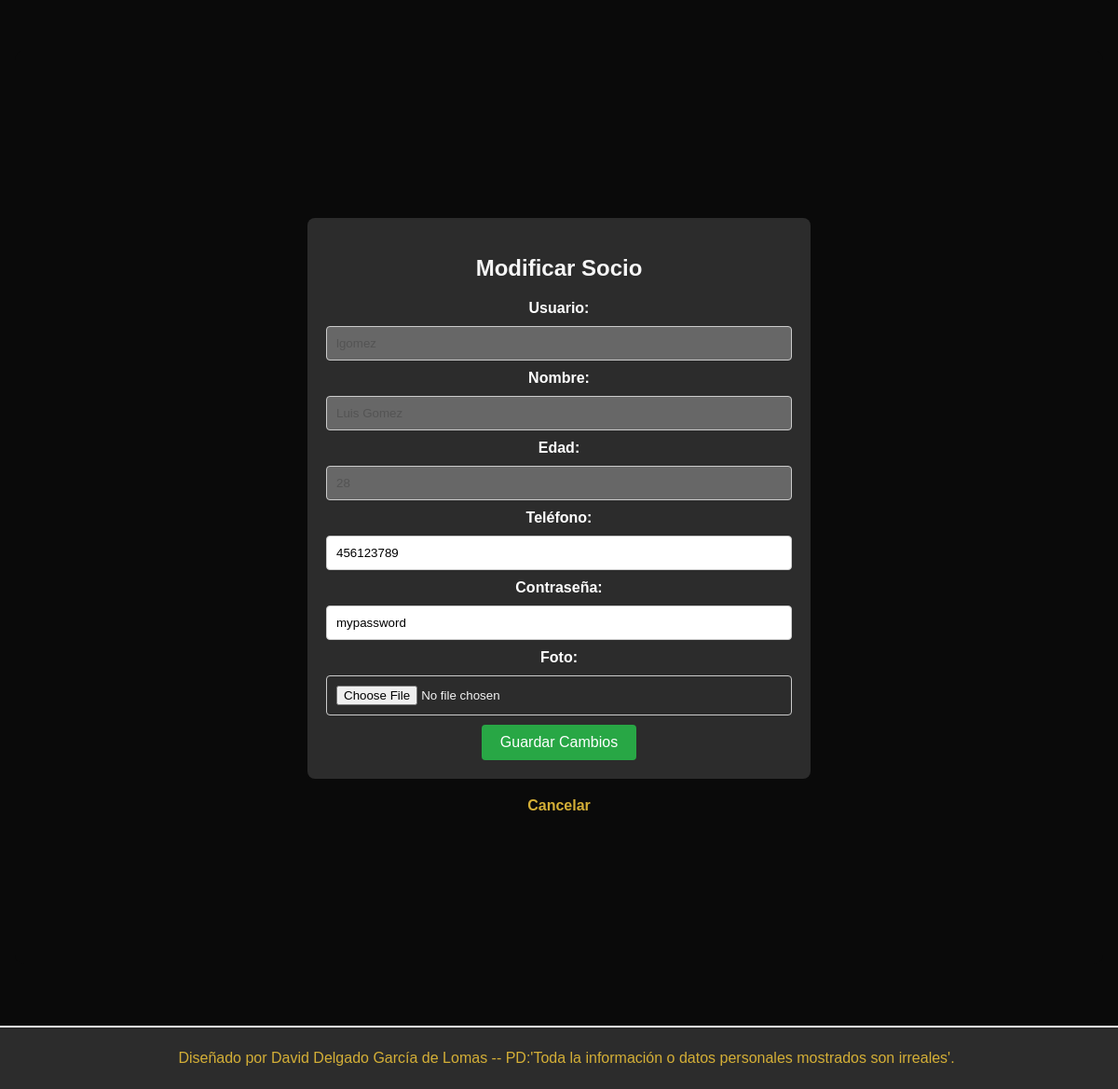
Page /php/socios/socios_formulario.php (signed in, lower part) on the earlier database version.
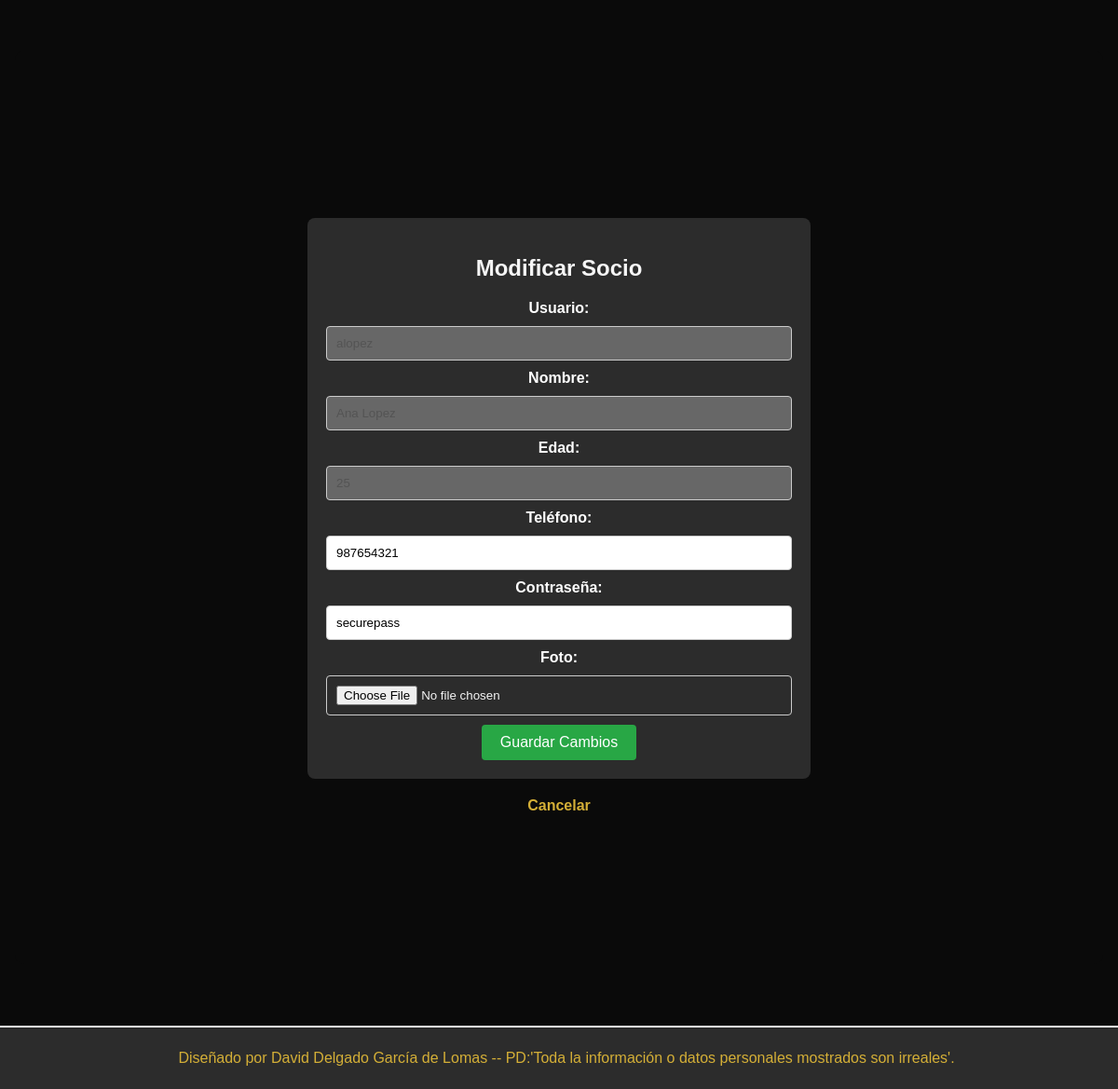
Same page on the later database version.
### tables this page shows
CREATE TABLE socio (
    id_socio INT NULL AUTO_INCREMENT PRIMARY KEY,
    nombre VARCHAR(100) NOT NULL,
    edad INT NOT NULL,
    contrasena VARCHAR(255) NOT NULL,
    usuario VARCHAR(50) UNIQUE NOT NULL,
    telefono VARCHAR(15) NOT NULL,
    role ENUM('admin', 'user') NOT NULL DEFAULT 'user',
    foto VARCHAR(255)
);

### php/socios/socios.php (called while the page is built, shortened)
<?php
function obtenerDatosSocio($id) {
    global $nombre_db, $nombre_host, $nombre_usuario, $password_db;
    $conexion = conectar($nombre_host, $nombre_usuario, $password_db, $nombre_db);
    $stmt = $conexion->prepare("SELECT id_socio, usuario, nombre, edad, telefono, contrasena, foto FROM socio WHERE id_socio = ?");
    $stmt->bind_param("i", $id);
    $stmt->execute();
    $resultado = $stmt->get_result();
    $datosSocio = null;
    if ($resultado->num_rows > 0) {
        $datosSocio = $resultado->fetch_assoc();
    }
    return $datosSocio;
}
?>

### php/socios/socios_formulario.php (the view, shortened to what the changed rows need)
<?php
require_once("../servicios/servicios.php");
require_once("../socios/socios.php");
?>
<!DOCTYPE html>
<html lang="en">
<head>
    <link rel="stylesheet" href="../../estilos/styles.css">
</head>
<body>
    <div class="container">
    <?php
        echo "<div class='secc'>";
    ?>
    <div id="resultadoSocios">
        <?php
        include_once 'socios.php';
        if (isset($_SESSION['id_socio']) && $_SESSION['id_socio'] == 0) {
            if (isset($_GET['busqueda']) && !empty($_GET['search'])) {
                $searchTerm = $_GET['search'];
                motrarsocios($searchTerm, true);
            } else {
                motrarsocios('', true);
            }
            if (isset($_GET['modificar'])) {
                $id_socio = $_GET['modificar'];
                if ($id_socio != 0) {
                    $datosSocio = obtenerDatosSocio($id_socio);
                    if ($datosSocio) {
                        echo "
                        <div class='formulario'>
                            <form id='form-modificar' method='POST' action='socios.php' enctype='multipart/form-data'>
                                <h2>Modificar Socio</h2>
                                <input type='hidden' name='id_socio' value='" . $id_socio . "'>
                                <label for='usuario'>Usuario:</label>
                                <input type='text' name='usuario' id='usuario' value='" . $datosSocio['usuario']  . "'>
                                <span class='error'></span>
                                <label for='nombre'>Nombre:</label>
                                <input type='text' name='nombre' id='nombre' value='" . $datosSocio['nombre'] . "'>
                                <span class='error'></span>
                                <label for='edad'>Edad:</label>
                                <input type='text' name='edad' id='edad' value='" . $datosSocio['edad'] . "'>
                                <span class='error'></span>
                                <label for='telefono'>Teléfono:</label>
                                <input type='text' name='telefono' id='telefono' value='" . $datosSocio['telefono'] . "'>
                                <span class='error'></span>
                                <label for='contrasena'>Contraseña:</label>
                                <input type='text' name='contrasena' id='contrasena' value='" . $datosSocio['contrasena'] . "'>
                                <span class='error'></span>
                                <label for='foto'>Foto:</label>
                                <input type='file' name='foto' id='foto'>
                                <span class='error'></span>
                                <button type='submit' name='guardar_cambios'>Guardar Cambios</button>
                            </form>
                            <a href='socios_formulario.php'>Cancelar</a>
                        </div>";
                    } else {
                        echo "<p>Socio no encontrado.</p>";
                    }
                }
            }
        } else {
            $id_socio = $_SESSION['id_socio'];
            if ($id_socio != 0) {
                $datosSocio = obtenerDatosSocio($id_socio);
                if ($datosSocio) {
                    echo "
                    <div class='formulario'>
                        <form id='form-modificar' method='POST' action='socios.php' enctype='multipart/form-data'>
                            <h2>Modificar Socio</h2>
                            <input type='hidden' name='id_socio' value='" . $id_socio . "'>
                            <label for='usuario'>Usuario:</label>
                            <input type='text' name='usuario' id='usuario' value='" . $datosSocio['usuario']  . "' disabled>
                            <span class='error'></span>
                            <label for='nombre'>Nombre:</label>
                            <input type='text' name='nombre' id='nombre' value='" . $datosSocio['nombre'] . "' disabled>
                            <span class='error'></span>
                            <label for='edad'>Edad:</label>
                            <input type='text' name='edad' id='edad' value='" . $datosSocio['edad'] . "' disabled>
                            <span class='error'></span>
                            <label for='telefono'>Teléfono:</label>
                            <input type='text' name='telefono' id='telefono' value='" . $datosSocio['telefono'] . "'>
                            <span class='error'></span>
                            <label for='contrasena'>Contraseña:</label>
                            <input type='text' name='contrasena' id='contrasena' value='" . $datosSocio['contrasena'] . "'>
                            <span class='error'></span>
                            <label for='foto'>Foto:</label>
                            <input type='file' name='foto' id='foto'>
                            <span class='error'></span>
                            <button type='submit' name='guardar_cambios'>Guardar Cambios</button>
                        </form>
                        <a href='socios_formulario.php'>Cancelar</a>
                    </div>";
                } else {
                    echo "<p>Socio no encontrado.</p>";
                }
            }
        }
        ?>
    </div>
    <?php
        echo "</div>";
    ?>
</body>
</html>

Differences in the rows shown:
changed socio: usuario "lgomez" → "alopez"; nombre "Luis Gomez" → "Ana Lopez"; edad "28" → "25"; telefono "456123789" → "987654321"; contrasena "mypassword" → "securepass"
